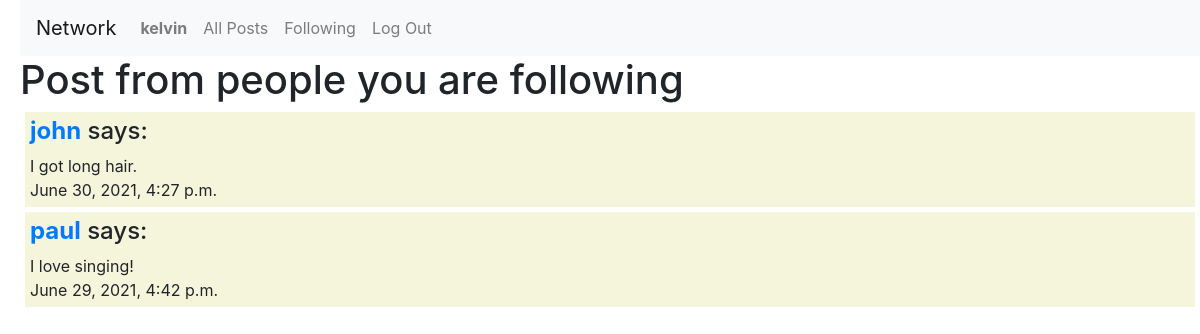
The page /following (signed in) on the database its author committed.
### network/models.py (models this page shows)
class User(AbstractUser):
    pass

class Post(models.Model):
    poster = models.ForeignKey(User, on_delete=models.SET_NULL, null=True)
    post = models.TextField()
    date = models.DateTimeField(auto_now_add=True)

### network/views.py (the view)
# urls.py: path("following", views.following, name="following"),
def following(request):
    user = request.user
    follows = Follow.objects.filter(follower=user).values_list("following")
    followinglist = [follow[0] for follow in follows]
    posts = Post.objects.filter(poster__in=followinglist).order_by('-date')
    return render(request, "network/following.html", {
        "posts": posts
    })

### network/templates/network/following.html
{% extends "network/layout.html" %}
{% block body %}
<h1>Post from people you are following</h1>
{% if user.is_authenticated %}
    {% for post in posts %}
        <div class="index_post">
            <h4><strong><a href="{% url 'profile' post.poster.username %}">{{ post.poster }}</a></strong> says:</h4>
            {{ post.post }}
            <br>
            {{ post.date }}
        </div>
    {% empty %}
    <strong>Please follow someone to see their posts.</strong>
    {% endfor %}
{% else %}
Please login to view.
{% endif %}
{% endblock %}

### network/templates/network/layout.html (shortened to what this page needs)
{% load static %}
<!DOCTYPE html>
<html lang="en">
    <head>
        <link rel="stylesheet" href="https://stackpath.bootstrapcdn.com/bootstrap/4.4.1/css/bootstrap.min.css">
        <link href="{% static 'network/styles.css' %}" rel="stylesheet">
    </head>
    <body>
        <nav class="navbar navbar-expand-lg navbar-light bg-light">
            <a class="navbar-brand" href="#">Network</a>
            <div>
              <ul class="navbar-nav mr-auto">
                {% if user.is_authenticated %}
                    <li class="nav-item">
                        <a class="nav-link" href="#"><strong>{{ user.username }}</strong></a>
                    </li>
                {% endif %}
                <li class="nav-item">
                  <a class="nav-link" href="{% url 'index' %}">All Posts</a>
                </li>
                {% if user.is_authenticated %}
                    <li class="nav-item">
                        <a class="nav-link" href="{% url 'following' %}">Following</a>
                    </li>
                    <li class="nav-item">
                        <a class="nav-link" href="{% url 'logout' %}">Log Out</a>
                    </li>
                {% endif %}
              </ul>
            </div>
          </nav>
        <div class="body">
            {% block body %}
            {% endblock %}
        </div>
    </body>
</html>

### network/static/network/styles.css (style rules this page uses)
body { padding-left:20px; }
.index_post { background-color: beige; padding: 5px; margin: 5px; }

### rows shown on the page
User: username "kelvin"
Post: poster "john", post "I got long hair.", date "June 30, 2021, 4:27 p.m."
Post: poster "paul", post "I love singing!", date "June 29, 2021, 4:42 p.m."
